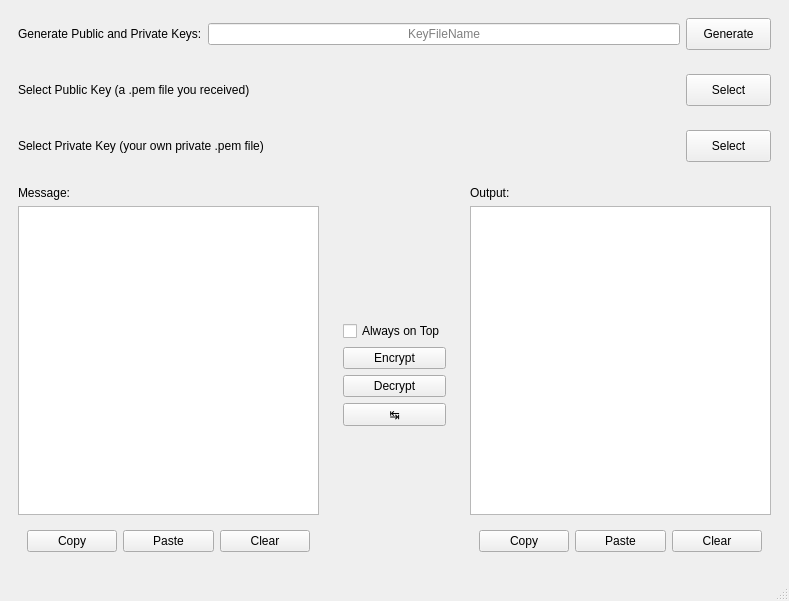
<?xml version="1.0" encoding="UTF-8"?>
<ui version="4.0">
 <class>MainWindow</class>
 <widget class="QMainWindow" name="MainWindow">
  <property name="geometry">
   <rect>
    <x>0</x>
    <y>0</y>
    <width>789</width>
    <height>601</height>
   </rect>
  </property>
  <property name="windowTitle">
   <string>SendMessageSafe | 安心傳訊 | RSA Version</string>
  </property>
  <widget class="QWidget" name="centralwidget">
   <layout class="QVBoxLayout" name="verticalLayout_5">
    <item>
     <layout class="QVBoxLayout" name="verticalLayout_Up">
      <item>
       <widget class="QWidget" name="genKey_Widget" native="true">
        <layout class="QHBoxLayout" name="horizontalLayout_5">
         <item>
          <widget class="QLabel" name="genKeyLabel">
           <property name="text">
            <string>Generate Public and Private Keys:</string>
           </property>
          </widget>
         </item>
         <item>
          <widget class="QLineEdit" name="KeyFilenameInput">
           <property name="text">
            <string/>
           </property>
           <property name="maxLength">
            <number>60</number>
           </property>
           <property name="alignment">
            <set>Qt::AlignCenter</set>
           </property>
           <property name="placeholderText">
            <string>KeyFileName</string>
           </property>
          </widget>
         </item>
         <item>
          <widget class="QPushButton" name="genKeyBtn">
           <property name="minimumSize">
            <size>
             <width>85</width>
             <height>32</height>
            </size>
           </property>
           <property name="maximumSize">
            <size>
             <width>85</width>
             <height>32</height>
            </size>
           </property>
           <property name="text">
            <string>Generate</string>
           </property>
          </widget>
         </item>
        </layout>
       </widget>
      </item>
      <item>
       <widget class="QWidget" name="PubKeySelector_Widget" native="true">
        <layout class="QHBoxLayout" name="horizontalLayout">
         <item>
          <widget class="QLabel" name="publicKeyLabel">
           <property name="text">
            <string>Select Public Key (a .pem file you received)</string>
           </property>
          </widget>
         </item>
         <item>
          <widget class="QPushButton" name="publicKeyBtn">
           <property name="minimumSize">
            <size>
             <width>85</width>
             <height>32</height>
            </size>
           </property>
           <property name="maximumSize">
            <size>
             <width>85</width>
             <height>32</height>
            </size>
           </property>
           <property name="text">
            <string>Select</string>
           </property>
          </widget>
         </item>
        </layout>
       </widget>
      </item>
      <item>
       <widget class="QWidget" name="PrivKeySelector_Widget" native="true">
        <layout class="QHBoxLayout" name="horizontalLayout_2">
         <item>
          <widget class="QLabel" name="privateKeyLabel">
           <property name="text">
            <string>Select Private Key (your own private .pem file)</string>
           </property>
          </widget>
         </item>
         <item>
          <widget class="QPushButton" name="privateKeyBtn">
           <property name="minimumSize">
            <size>
             <width>85</width>
             <height>32</height>
            </size>
           </property>
           <property name="maximumSize">
            <size>
             <width>85</width>
             <height>32</height>
            </size>
           </property>
           <property name="text">
            <string>Select</string>
           </property>
          </widget>
         </item>
        </layout>
       </widget>
      </item>
     </layout>
    </item>
    <item>
     <layout class="QHBoxLayout" name="horizontalLayout_Down">
      <item>
       <widget class="QWidget" name="Msg_Widget" native="true">
        <layout class="QVBoxLayout" name="verticalLayout">
         <item>
          <widget class="QLabel" name="msgLabel">
           <property name="text">
            <string>Message:</string>
           </property>
          </widget>
         </item>
         <item>
          <widget class="QTextEdit" name="input"/>
         </item>
         <item>
          <widget class="QWidget" name="MsgBtn_Widget" native="true">
           <layout class="QHBoxLayout" name="horizontalLayout_3">
            <item>
             <widget class="QPushButton" name="copyInputBtn">
              <property name="text">
               <string>Copy</string>
              </property>
             </widget>
            </item>
            <item>
             <widget class="QPushButton" name="pasteInputBtn">
              <property name="text">
               <string>Paste</string>
              </property>
             </widget>
            </item>
            <item>
             <widget class="QPushButton" name="clearInputBtn">
              <property name="text">
               <string>Clear</string>
              </property>
             </widget>
            </item>
           </layout>
          </widget>
         </item>
        </layout>
       </widget>
      </item>
      <item>
       <widget class="QWidget" name="ControlBtn_Widget" native="true">
        <layout class="QVBoxLayout" name="verticalLayout_3">
         <item>
          <spacer name="verticalSpacer_2">
           <property name="orientation">
            <enum>Qt::Vertical</enum>
           </property>
           <property name="sizeHint" stdset="0">
            <size>
             <width>20</width>
             <height>40</height>
            </size>
           </property>
          </spacer>
         </item>
         <item>
          <widget class="QCheckBox" name="onTopCheckBox">
           <property name="text">
            <string>Always on Top</string>
           </property>
          </widget>
         </item>
         <item>
          <widget class="QPushButton" name="encryptBtn">
           <property name="text">
            <string>Encrypt</string>
           </property>
          </widget>
         </item>
         <item>
          <widget class="QPushButton" name="decryptBtn">
           <property name="text">
            <string>Decrypt</string>
           </property>
          </widget>
         </item>
         <item>
          <widget class="QPushButton" name="switchBtn">
           <property name="text">
            <string>↹</string>
           </property>
          </widget>
         </item>
         <item>
          <spacer name="verticalSpacer">
           <property name="orientation">
            <enum>Qt::Vertical</enum>
           </property>
           <property name="sizeHint" stdset="0">
            <size>
             <width>20</width>
             <height>40</height>
            </size>
           </property>
          </spacer>
         </item>
        </layout>
       </widget>
      </item>
      <item>
       <widget class="QWidget" name="Output_Widget" native="true">
        <layout class="QVBoxLayout" name="verticalLayout_2">
         <item>
          <widget class="QLabel" name="outputLabel">
           <property name="text">
            <string>Output:</string>
           </property>
          </widget>
         </item>
         <item>
          <widget class="QTextEdit" name="output"/>
         </item>
         <item>
          <widget class="QWidget" name="OutputBtn_Widget" native="true">
           <layout class="QHBoxLayout" name="horizontalLayout_4">
            <item>
             <widget class="QPushButton" name="copyOutputBtn">
              <property name="text">
               <string>Copy</string>
              </property>
             </widget>
            </item>
            <item>
             <widget class="QPushButton" name="pasteOutputBtn">
              <property name="text">
               <string>Paste</string>
              </property>
             </widget>
            </item>
            <item>
             <widget class="QPushButton" name="clearOutputBtn">
              <property name="text">
               <string>Clear</string>
              </property>
             </widget>
            </item>
           </layout>
          </widget>
         </item>
        </layout>
       </widget>
      </item>
     </layout>
    </item>
   </layout>
  </widget>
  <widget class="QStatusBar" name="statusbar"/>
 </widget>
 <resources/>
 <connections/>
</ui>
